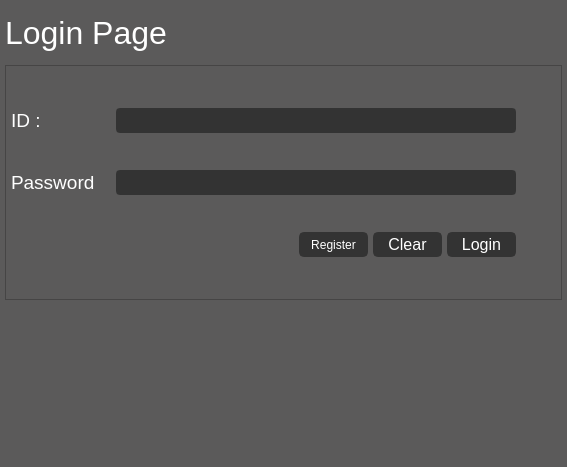
               <widget class="QWidget" name="page_cloud">
                <property name="styleSheet">
                 <string notr="true">background:rgb(91,90,90);</string>
                </property>
                <layout class="QVBoxLayout" name="verticalLayout_8">
                 <property name="spacing">
                  <number>5</number>
                 </property>
                 <property name="leftMargin">
                  <number>5</number>
                 </property>
                 <property name="topMargin">
                  <number>5</number>
                 </property>
                 <property name="rightMargin">
                  <number>5</number>
                 </property>
                 <property name="bottomMargin">
                  <number>5</number>
                 </property>
                 <item>
                  <widget class="QLabel" name="lab_cloud_main">
                   <property name="minimumSize">
                    <size>
                     <width>0</width>
                     <height>55</height>
                    </size>
                   </property>
                   <property name="maximumSize">
                    <size>
                     <width>16777215</width>
                     <height>55</height>
                    </size>
                   </property>
                   <property name="font">
                    <font>
                     <family>Segoe UI</family>
                     <pointsize>24</pointsize>
                    </font>
                   </property>
                   <property name="styleSheet">
                    <string notr="true">QLabel {
	color:rgb(255,255,255);
}</string>
                   </property>
                   <property name="text">
                    <string>Login Page</string>
                   </property>
                  </widget>
                 </item>
                 <item>
                  <widget class="QFrame" name="frame_2">
                   <property name="enabled">
                    <bool>true</bool>
                   </property>
                   <property name="minimumSize">
                    <size>
                     <width>0</width>
                     <height>235</height>
                    </size>
                   </property>
                   <property name="maximumSize">
                    <size>
                     <width>16777215</width>
                     <height>235</height>
                    </size>
                   </property>
                   <property name="font">
                    <font>
                     <family>Segoe UI</family>
                     <pointsize>12</pointsize>
                    </font>
                   </property>
                   <property name="frameShape">
                    <enum>QFrame::StyledPanel</enum>
                   </property>
                   <property name="frameShadow">
                    <enum>QFrame::Raised</enum>
                   </property>
                   <layout class="QGridLayout" name="gridLayout_2">
                    <property name="leftMargin">
                     <number>5</number>
                    </property>
                    <property name="topMargin">
                     <number>5</number>
                    </property>
                    <property name="rightMargin">
                     <number>5</number>
                    </property>
                    <property name="bottomMargin">
                     <number>5</number>
                    </property>
                    <property name="horizontalSpacing">
                     <number>5</number>
                    </property>
                    <property name="verticalSpacing">
                     <number>0</number>
                    </property>
                    <item row="2" column="0" colspan="2">
                     <spacer name="horizontalSpacer_3">
                      <property name="orientation">
                       <enum>Qt::Horizontal</enum>
                      </property>
                      <property name="sizeHint" stdset="0">
                       <size>
                        <width>40</width>
                        <height>20</height>
                       </size>
                      </property>
                     </spacer>
                    </item>
                    <item row="2" column="4">
                     <widget class="QPushButton" name="bn_cloud_connect">
                      <property name="minimumSize">
                       <size>
                        <width>69</width>
                        <height>25</height>
                       </size>
                      </property>
                      <property name="maximumSize">
                       <size>
                        <width>69</width>
                        <height>25</height>
                       </size>
                      </property>
                      <property name="font">
                       <font>
                        <family>Segoe UI</family>
                        <pointsize>12</pointsize>
                       </font>
                      </property>
                      <property name="styleSheet">
                       <string notr="true">QPushButton {
	border: 2px solid rgb(51,51,51);
	border-radius: 5px;	
	color:rgb(255,255,255);
	background-color: rgb(51,51,51);
}
QPushButton:hover {
	border: 2px solid rgb(0,143,150);
	background-color: rgb(0,143,150);
}
QPushButton:pressed {	
	border: 2px solid rgb(0,143,150);
	background-color: rgb(51,51,51);
}

QPushButton:disabled {	
	border-radius: 5px;	
	border: 2px solid rgb(112,112,112);
	background-color: rgb(112,112,112);
}</string>
                      </property>
                      <property name="text">
                       <string>Login</string>
                      </property>
                     </widget>
                    </item>
                    <item row="0" column="0">
                     <widget class="QLabel" name="label_2">
                      <property name="minimumSize">
                       <size>
                        <width>100</width>
                        <height>0</height>
                       </size>
                      </property>
                      <property name="font">
                       <font>
                        <family>Segoe UI</family>
                        <pointsize>14</pointsize>
                       </font>
                      </property>
                      <property name="styleSheet">
                       <string notr="true">color:rgb(255,255,255);</string>
                      </property>
                      <property name="text">
                       <string>ID :</string>
                      </property>
                     </widget>
                    </item>
                    <item row="1" column="0">
                     <widget class="QLabel" name="label_3">
                      <property name="minimumSize">
                       <size>
                        <width>100</width>
                        <height>0</height>
                       </size>
                      </property>
                      <property name="font">
                       <font>
                        <family>Segoe UI</family>
                        <pointsize>14</pointsize>
                       </font>
                      </property>
                      <property name="styleSheet">
                       <string notr="true">color:rgb(255,255,255);</string>
                      </property>
                      <property name="text">
                       <string>Password</string>
                      </property>
                     </widget>
                    </item>
                    <item row="0" column="1" colspan="4">
                     <widget class="QLineEdit" name="line_cloud_id">
                      <property name="enabled">
                       <bool>true</bool>
                      </property>
                      <property name="minimumSize">
                       <size>
                        <width>400</width>
                        <height>25</height>
                       </size>
                      </property>
                      <property name="maximumSize">
                       <size>
                        <width>500</width>
                        <height>25</height>
                       </size>
                      </property>
                      <property name="font">
                       <font>
                        <family>Segoe UI</family>
                        <pointsize>12</pointsize>
                       </font>
                      </property>
                      <property name="styleSheet">
                       <string notr="true">QLineEdit {
	color:rgb(255,255,255);
	border:2px solid rgb(51,51,51);
	border-radius:4px;
	background:rgb(51,51,51);
}

QLineEdit:disabled {
	color:rgb(255,255,255);
	border:2px solid rgb(112,112,112);
	border-radius:4px;
	background:rgb(112,112,112);
}</string>
                      </property>
                     </widget>
                    </item>
                    <item row="2" column="3">
                     <widget class="QPushButton" name="bn_cloud_clear">
                      <property name="enabled">
                       <bool>true</bool>
                      </property>
                      <property name="minimumSize">
                       <size>
                        <width>69</width>
                        <height>25</height>
                       </size>
                      </property>
                      <property name="maximumSize">
                       <size>
                        <width>69</width>
                        <height>25</height>
                       </size>
                      </property>
                      <property name="font">
                       <font>
                        <family>Segoe UI</family>
                        <pointsize>12</pointsize>
                       </font>
                      </property>
                      <property name="styleSheet">
                       <string notr="true">QPushButton {
	border: 2px solid rgb(51,51,51);
	border-radius: 5px;	
	color:rgb(255,255,255);
	background-color: rgb(51,51,51);
}
QPushButton:hover {
	border: 2px solid rgb(0,143,150);
	background-color: rgb(0,143,150);
}
QPushButton:pressed {	
	border: 2px solid rgb(0,143,150);
	background-color: rgb(51,51,51);
}

QPushButton:disabled {	
	border-radius: 5px;	
	border: 2px solid rgb(112,112,112);
	background-color: rgb(112,112,112);
}</string>
                      </property>
                      <property name="text">
                       <string>Clear</string>
                      </property>
                     </widget>
                    </item>
                    <item row="1" column="6">
                     <spacer name="horizontalSpacer_2">
                      <property name="orientation">
                       <enum>Qt::Horizontal</enum>
                      </property>
                      <property name="sizeHint" stdset="0">
                       <size>
                        <width>40</width>
                        <height>20</height>
                       </size>
                      </property>
                     </spacer>
                    </item>
                    <item row="1" column="1" colspan="4">
                     <widget class="QLineEdit" name="line_cloud_adress">
                      <property name="minimumSize">
                       <size>
                        <width>400</width>
                        <height>25</height>
                       </size>
                      </property>
                      <property name="maximumSize">
                       <size>
                        <width>500</width>
                        <height>25</height>
                       </size>
                      </property>
                      <property name="font">
                       <font>
                        <family>Segoe UI</family>
                        <pointsize>12</pointsize>
                       </font>
                      </property>
                      <property name="styleSheet">
                       <string notr="true">QLineEdit {
	color:rgb(255,255,255);
	border:2px solid rgb(51,51,51);
	border-radius:4px;
	background:rgb(51,51,51);
}

QLineEdit:disabled {
	color:rgb(255,255,255);
	border:2px solid rgb(112,112,112);
	border-radius:4px;
	background:rgb(112,112,112);
}</string>
                      </property>
                     </widget>
                    </item>
                    <item row="2" column="2">
                     <widget class="QPushButton" name="bn_cloud_register">
                      <property name="minimumSize">
                       <size>
                        <width>69</width>
                        <height>25</height>
                       </size>
                      </property>
                      <property name="maximumSize">
                       <size>
                        <width>69</width>
                        <height>25</height>
                       </size>
                      </property>
                      <property name="mouseTracking">
                       <bool>true</bool>
                      </property>
                      <property name="styleSheet">
                       <string notr="true">QPushButton {
	border: 2px solid rgb(51,51,51);
	border-radius: 5px;	
	color:rgb(255,255,255);
	background-color: rgb(51,51,51);
}
QPushButton:hover {
	border: 2px solid rgb(0,143,150);
	background-color: rgb(0,143,150);
}
QPushButton:pressed {	
	border: 2px solid rgb(0,143,150);
	background-color: rgb(51,51,51);
}

QPushButton:disabled {	
	border-radius: 5px;	
	border: 2px solid rgb(112,112,112);
	background-color: rgb(112,112,112);
}</string>
                      </property>
                      <property name="text">
                       <string>Register</string>
                      </property>
                     </widget>
                    </item>
                   </layout>
                  </widget>
                 </item>
                 <item>
                  <spacer name="verticalSpacer_2">
                   <property name="orientation">
                    <enum>Qt::Vertical</enum>
                   </property>
                   <property name="sizeHint" stdset="0">
                    <size>
                     <width>20</width>
                     <height>162</height>
                    </size>
                   </property>
                  </spacer>
                 </item>
                </layout>
               </widget>
